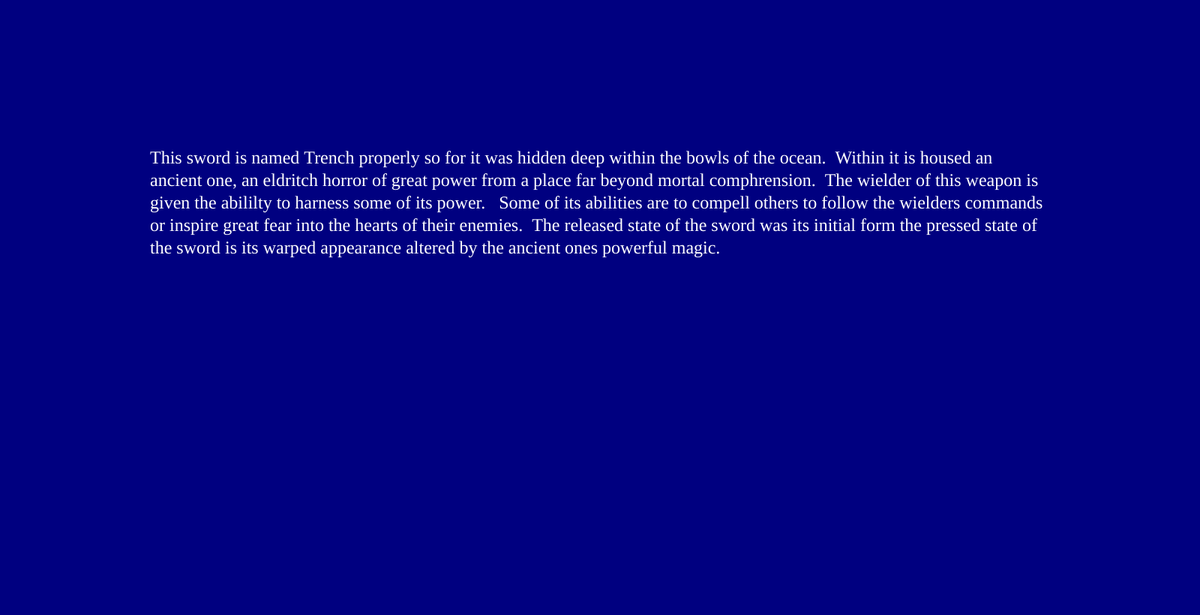
Frame 1 (no input)
Frame 60 (no input): identical to frame 1, image omitted
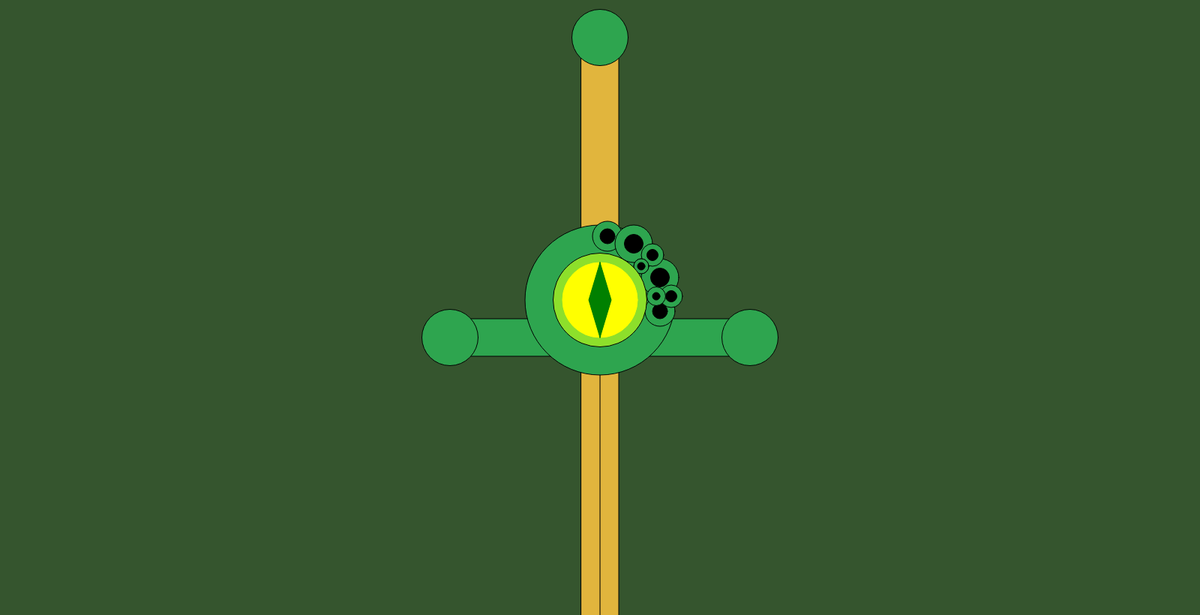
Frame 120 (the mouse pressed at the canvas centre since frame 60)

The p5.js sketch that drew these frames (run headless with seeded random() and noise() and a simulated clock; from frame 60 on, the mouse is pressed at the canvas centre):

// p5.js sketch
// ── sketch.js
function setup() {

  createCanvas(1600, 820);


   background('navy');
   fill('white');
   textSize(24);
   textFont('Georgia');
   text("This sword is named Trench properly so for it was hidden deep within the bowls of the ocean.  Within it is housed an ancient one, an eldritch horror of great power from a place far beyond mortal comphrension.  The wielder of this weapon is given the abililty to harness some of its power.   Some of its abilities are to compell others to follow the wielders commands or inspire great fear into the hearts of their enemies.  The released state of the sword was its initial form the pressed state of the sword is its warped appearance altered by the ancient ones powerful magic.", 200, 200, 1200, height/2);
}



function draw() {


}

function mouseNotPressed(){
  background('navy');
  fill ("grey");
  stroke('black');
  rect(800, 400, 25, 440) ;
  rect(775, 400, 25, 440) ;
  rect(775, 50, 50, 400);
  rect(600, 425, 400, 50) ;
  ellipse(800, 400, 200, 200);

  fill('orange');
  ellipse(800, 400, 125, 125);

  fill('yellow');
  stroke('yellow');
  ellipse(800,400, 100, 100)

  fill('red');
  stroke('red');
  triangle(800, 350, 785, 400, 800, 450);
  triangle(800, 350, 815, 400, 800, 450);

  fill ("grey");
  stroke('black');
  ellipse(600, 450, 75, 75);
  ellipse(1000, 450, 75, 75);
  ellipse(800, 50, 75, 75);
}

function mousePressed(){
  background(53, 85, 46);
  fill(225, 181, 61);
  rect(800, 400, 25, 440) ;
  rect(775, 400, 25, 440) ;
  rect(775, 50, 50, 400);

  fill (46, 165, 79);
  stroke('black');
  rect(600, 425, 400, 50) ;
  ellipse(800, 400, 200, 200);
  ellipse(880, 370, 50, 50);
  fill ('black');
  ellipse(880, 370, 25, 25);
  fill (46, 165, 79);
  ellipse(810, 315, 40, 40);
  fill ('black');
  ellipse(810, 315, 20, 20);
  fill (46, 165, 79);
  ellipse(845, 325, 50, 50);
  fill ('black');
  ellipse(845, 325, 25, 25);
  fill (46, 165, 79);
  ellipse(880, 415, 40, 40);
  fill ('black');
  ellipse(880, 415, 20, 20);
  fill (46, 165, 79);
  ellipse(895, 395, 30, 30);
  fill ('black');
  ellipse(895, 395, 15, 15);
  fill (46, 165, 79);
  ellipse(875, 395, 25, 25);
  fill ('black');
  ellipse(875, 395, 10, 10);
  fill (46, 165, 79);
  ellipse(870, 340, 30, 30);
  fill ('black');
  ellipse(870, 340, 15, 15);
  fill (46, 165, 79);
  ellipse(855, 355, 20, 20);
  fill ('black');
  ellipse(855, 355, 10, 10);
  fill (46, 165, 79);
  ellipse(855, 355, 20, 20);
  fill ('black');
  ellipse(855, 355, 10, 10);

  fill(141, 223, 43);
  ellipse(800, 400, 125, 125);

  fill('yellow');
  stroke('yellow');
  ellipse(800,400, 100, 100)

  fill('green');
  stroke('green');
  triangle(800, 350, 785, 400, 800, 450);
  triangle(800, 350, 815, 400, 800, 450);


  fill (46, 165, 79);
  stroke('black');
  ellipse(600, 450, 75, 75);
  ellipse(1000, 450, 75, 75);
  ellipse(800, 50, 75, 75);
}

function mouseReleased(){
  background('navy');
  fill ("grey");
  stroke('black');
  rect(800, 400, 25, 440) ;
  rect(775, 400, 25, 440) ;
  rect(775, 50, 50, 400);
  rect(600, 425, 400, 50) ;
  ellipse(800, 400, 200, 200);


  fill('orange');
  ellipse(800, 400, 125, 125);

  fill('yellow');
  stroke('yellow');
  ellipse(800,400, 100, 100)

  fill('red');
  stroke('red');
  triangle(800, 350, 785, 400, 800, 450);
  triangle(800, 350, 815, 400, 800, 450);


  fill ("grey");
  stroke('black');
  ellipse(600, 450, 75, 75);
  ellipse(1000, 450, 75, 75);
  ellipse(800, 50, 75, 75);
}
